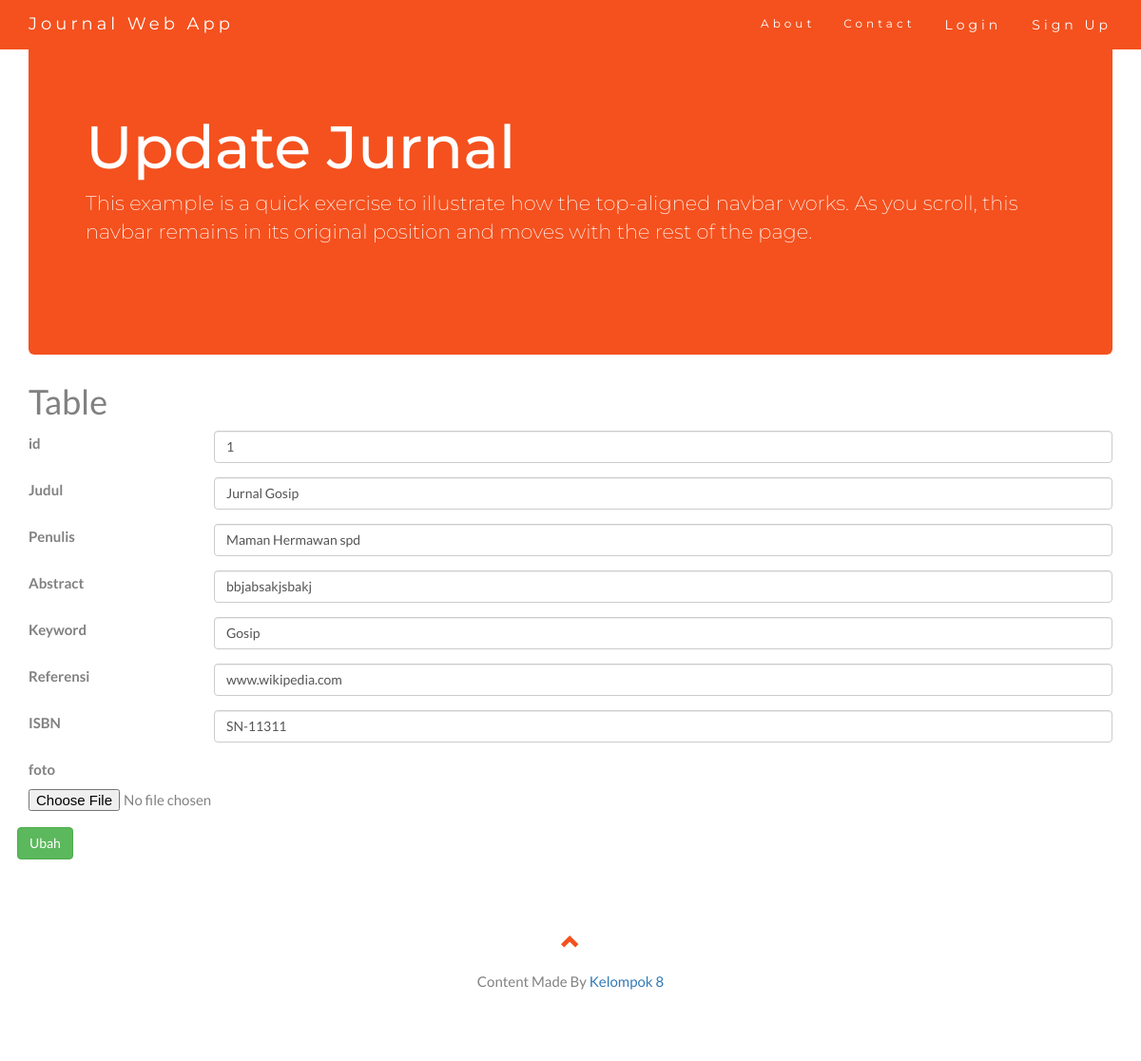
/Jurnal/ubah/1, run on the app's committed database.
### tables this page shows
CREATE TABLE `jurnal` (
  `id` int(20) NOT NULL,
  `judul` varchar(30) NOT NULL,
  `penulis` varchar(30) NOT NULL,
  `abstract` longtext NOT NULL,
  `keyword` varchar(30) NOT NULL,
  `referensi` varchar(30) NOT NULL,
  `isbn` varchar(20) NOT NULL,
  `file` varchar(255) NOT NULL,
  `foto` varchar(255) NOT NULL
);

### application/controllers/Jurnal.php (called while the page is built, shortened)
<?php
class Jurnal extends CI_Controller {
	function __construct() {
		$this->load->model('Jurnal_m');
		$this->load->helper('form');
	}
	public function ubah($id)
	{
		$data['message'] = "";
		$this->load->library("form_validation");
		$this->form_validation->set_rules('id','ID','required');
		$this->form_validation->set_error_delimiters('<div class="text-danger">', '</div>');
		$data['getData'] = $this->Jurnal_m->getDataWhereId($id)[0];
		if($this->form_validation->run()==FALSE){
			$this->load->view('Jurnal/ubah',$data);
		}
	}
}

### index.php (called while the page is built, shortened)
<?php
require_once BASEPATH.'core/CodeIgniter.php';

### application/models/Jurnal_m.php (called while the page is built, shortened)
<?php
class Jurnal_m extends CI_Model {
	public function getDataWhereId($id)
	{
		$this->db->select('*');
		$this->db->from("jurnal");
		$this->db->where('id',$id);
		return $this->db->get()->result_array();
	}
}

### application/views/Jurnal/ubah.php (the view, shortened to what this page needs)
<main role="main" class="container">
	<div class="jumbotron">
		<h1>Update Jurnal</h1>
		<p class="lead">This example is a quick exercise to illustrate how the top-aligned navbar works. As you scroll, this navbar remains in its original position and moves with the rest of the page.</p>
	</div>
	<h1>Table</h1>
	<?php echo form_open_multipart('Jurnal/ubah/'.$getData['id']); ?>
	<div class="form-group row">
		<label for="id" class="col-sm-2 col-form-label">id</label>
		<div class="col-sm-10">
			<input type="text" name="id" class="form-control" id="id"  value="<?php echo $getData['id'] ?>" placeholder="id">
		</div>
	</div>
	<div class="form-group row">
		<label for="nama" class="col-sm-2 col-form-label">Judul</label>
		<div class="col-sm-10">
			<input type="text" name="judul" class="form-control" id="judul"  value="<?php echo $getData['judul'] ?>" placeholder="judul">
		</div>
	</div>
	<div class="form-group row">
		<label for="nama" class="col-sm-2 col-form-label">Penulis</label>
		<div class="col-sm-10">
			<input type="text" name="penulis" class="form-control" id="penulis"  value="<?php echo $getData['penulis'] ?>" placeholder="penulis">
		</div>
	</div>
	<div class="form-group row">
		<label for="nama" class="col-sm-2 col-form-label">Abstract</label>
		<div class="col-sm-10">
			<input type="text" name="abstract" class="form-control" id="abstract"  value="<?php echo $getData['abstract'] ?>" placeholder="abstract">
		</div>
	</div>
	<div class="form-group row">
		<label for="nama" class="col-sm-2 col-form-label">Keyword</label>
		<div class="col-sm-10">
			<input type="text" name="keyword" class="form-control" id="keyword"  value="<?php echo $getData['keyword'] ?>" placeholder="keyword">
		</div>
	</div>
	<div class="form-group row">
		<label for="nama" class="col-sm-2 col-form-label">Referensi</label>
		<div class="col-sm-10">
			<input type="text" name="referensi" class="form-control" id="referensi"  value="<?php echo $getData['referensi'] ?>" placeholder="referensi">
		</div>
	</div>
	<div class="form-group row">
		<label for="nama" class="col-sm-2 col-form-label">ISBN</label>
		<div class="col-sm-10">
			<input type="text" name="isbn" class="form-control" id="isbn"  value="<?php echo $getData['isbn'] ?>" placeholder="isbn">
		</div>
	</div>
	<div class="form-group">
		<label for="foto">foto</label>
		<input type="file" name="foto">
	</div>
	<div class="form-group row">
		<input type="submit" class="btn btn-success" value="Ubah">
	</div>
</form>
</main>

### application/views/templates/header_home.php (style rules this page uses)
body { font: 400 15px Lato, sans-serif; line-height: 1.8; color: #818181; }
.jumbotron { background-color: #f4511e; color: #fff; padding: 100px 25px; font-family: Montserrat, sans-serif; }

### data on the page
jurnal: id "1", judul "Jurnal Gosip", penulis "Maman Hermawan spd", abstract "bbjabsakjsbakj", keyword "Gosip", referensi "www.wikipedia.com", isbn "SN-11311"
